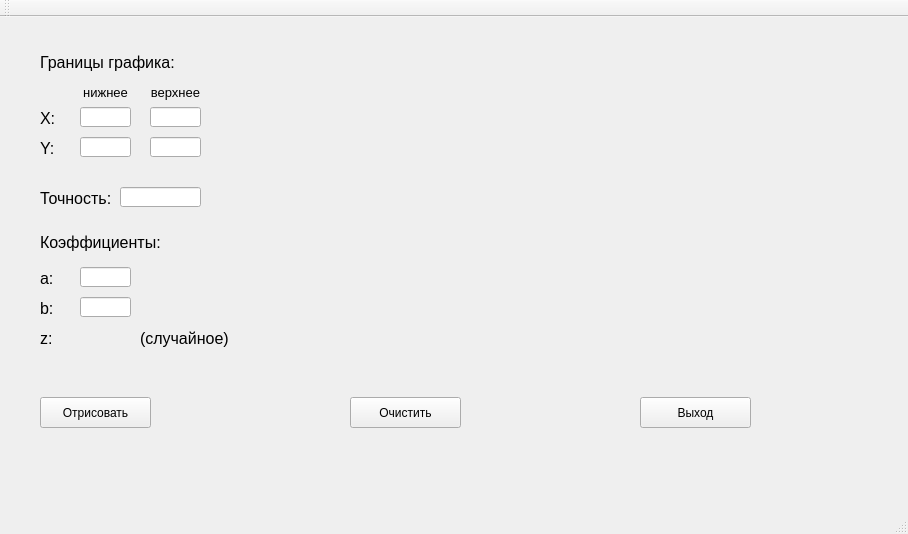
<?xml version="1.0" encoding="UTF-8"?>
<ui version="4.0">
 <class>MainWindow</class>
 <widget class="QMainWindow" name="MainWindow">
  <property name="geometry">
   <rect>
    <x>0</x>
    <y>0</y>
    <width>908</width>
    <height>534</height>
   </rect>
  </property>
  <property name="windowTitle">
   <string>MainWindow</string>
  </property>
  <widget class="QWidget" name="centralWidget">
   <widget class="QLineEdit" name="inputLeftX">
    <property name="geometry">
     <rect>
      <x>80</x>
      <y>90</y>
      <width>51</width>
      <height>20</height>
     </rect>
    </property>
   </widget>
   <widget class="QLineEdit" name="inputRightX">
    <property name="geometry">
     <rect>
      <x>150</x>
      <y>90</y>
      <width>51</width>
      <height>20</height>
     </rect>
    </property>
   </widget>
   <widget class="QLabel" name="label">
    <property name="geometry">
     <rect>
      <x>40</x>
      <y>30</y>
      <width>141</width>
      <height>31</height>
     </rect>
    </property>
    <property name="font">
     <font>
      <pointsize>12</pointsize>
     </font>
    </property>
    <property name="text">
     <string>Границы графика:</string>
    </property>
    <property name="alignment">
     <set>Qt::AlignLeading|Qt::AlignLeft|Qt::AlignVCenter</set>
    </property>
   </widget>
   <widget class="QLabel" name="label_2">
    <property name="geometry">
     <rect>
      <x>40</x>
      <y>80</y>
      <width>31</width>
      <height>31</height>
     </rect>
    </property>
    <property name="font">
     <font>
      <pointsize>12</pointsize>
     </font>
    </property>
    <property name="text">
     <string>X:</string>
    </property>
    <property name="alignment">
     <set>Qt::AlignBottom|Qt::AlignLeading|Qt::AlignLeft</set>
    </property>
   </widget>
   <widget class="QLabel" name="label_3">
    <property name="geometry">
     <rect>
      <x>80</x>
      <y>60</y>
      <width>51</width>
      <height>31</height>
     </rect>
    </property>
    <property name="font">
     <font>
      <pointsize>10</pointsize>
     </font>
    </property>
    <property name="text">
     <string>нижнее</string>
    </property>
    <property name="alignment">
     <set>Qt::AlignCenter</set>
    </property>
   </widget>
   <widget class="QLabel" name="label_4">
    <property name="geometry">
     <rect>
      <x>150</x>
      <y>60</y>
      <width>51</width>
      <height>31</height>
     </rect>
    </property>
    <property name="font">
     <font>
      <pointsize>10</pointsize>
     </font>
    </property>
    <property name="text">
     <string>верхнее</string>
    </property>
    <property name="alignment">
     <set>Qt::AlignCenter</set>
    </property>
   </widget>
   <widget class="QLineEdit" name="inputRightY">
    <property name="geometry">
     <rect>
      <x>150</x>
      <y>120</y>
      <width>51</width>
      <height>20</height>
     </rect>
    </property>
   </widget>
   <widget class="QLabel" name="label_5">
    <property name="geometry">
     <rect>
      <x>40</x>
      <y>110</y>
      <width>31</width>
      <height>31</height>
     </rect>
    </property>
    <property name="font">
     <font>
      <pointsize>12</pointsize>
     </font>
    </property>
    <property name="text">
     <string>Y:</string>
    </property>
    <property name="alignment">
     <set>Qt::AlignBottom|Qt::AlignLeading|Qt::AlignLeft</set>
    </property>
   </widget>
   <widget class="QLineEdit" name="inputLeftY">
    <property name="geometry">
     <rect>
      <x>80</x>
      <y>120</y>
      <width>51</width>
      <height>20</height>
     </rect>
    </property>
   </widget>
   <widget class="QLabel" name="label_6">
    <property name="geometry">
     <rect>
      <x>40</x>
      <y>160</y>
      <width>81</width>
      <height>31</height>
     </rect>
    </property>
    <property name="font">
     <font>
      <pointsize>12</pointsize>
     </font>
    </property>
    <property name="text">
     <string>Точность:</string>
    </property>
    <property name="alignment">
     <set>Qt::AlignBottom|Qt::AlignLeading|Qt::AlignLeft</set>
    </property>
   </widget>
   <widget class="QLineEdit" name="inputAccuracy">
    <property name="geometry">
     <rect>
      <x>120</x>
      <y>170</y>
      <width>81</width>
      <height>20</height>
     </rect>
    </property>
   </widget>
   <widget class="QLabel" name="label_7">
    <property name="geometry">
     <rect>
      <x>40</x>
      <y>270</y>
      <width>31</width>
      <height>31</height>
     </rect>
    </property>
    <property name="font">
     <font>
      <pointsize>12</pointsize>
     </font>
    </property>
    <property name="text">
     <string>b:</string>
    </property>
    <property name="alignment">
     <set>Qt::AlignBottom|Qt::AlignLeading|Qt::AlignLeft</set>
    </property>
   </widget>
   <widget class="QLabel" name="label_8">
    <property name="geometry">
     <rect>
      <x>40</x>
      <y>240</y>
      <width>31</width>
      <height>31</height>
     </rect>
    </property>
    <property name="font">
     <font>
      <pointsize>12</pointsize>
     </font>
    </property>
    <property name="text">
     <string>a:</string>
    </property>
    <property name="alignment">
     <set>Qt::AlignBottom|Qt::AlignLeading|Qt::AlignLeft</set>
    </property>
   </widget>
   <widget class="QLineEdit" name="InputB">
    <property name="geometry">
     <rect>
      <x>80</x>
      <y>280</y>
      <width>51</width>
      <height>20</height>
     </rect>
    </property>
   </widget>
   <widget class="QLineEdit" name="inputA">
    <property name="geometry">
     <rect>
      <x>80</x>
      <y>250</y>
      <width>51</width>
      <height>20</height>
     </rect>
    </property>
   </widget>
   <widget class="QLabel" name="label_9">
    <property name="geometry">
     <rect>
      <x>40</x>
      <y>300</y>
      <width>31</width>
      <height>31</height>
     </rect>
    </property>
    <property name="font">
     <font>
      <pointsize>12</pointsize>
     </font>
    </property>
    <property name="text">
     <string>z:</string>
    </property>
    <property name="alignment">
     <set>Qt::AlignBottom|Qt::AlignLeading|Qt::AlignLeft</set>
    </property>
   </widget>
   <widget class="QLabel" name="label_10">
    <property name="geometry">
     <rect>
      <x>40</x>
      <y>210</y>
      <width>121</width>
      <height>31</height>
     </rect>
    </property>
    <property name="font">
     <font>
      <pointsize>12</pointsize>
     </font>
    </property>
    <property name="text">
     <string>Коэффициенты:</string>
    </property>
    <property name="alignment">
     <set>Qt::AlignLeading|Qt::AlignLeft|Qt::AlignVCenter</set>
    </property>
   </widget>
   <widget class="QPushButton" name="draw">
    <property name="geometry">
     <rect>
      <x>40</x>
      <y>380</y>
      <width>111</width>
      <height>31</height>
     </rect>
    </property>
    <property name="text">
     <string>Отрисовать</string>
    </property>
   </widget>
   <widget class="QPushButton" name="clear">
    <property name="geometry">
     <rect>
      <x>350</x>
      <y>380</y>
      <width>111</width>
      <height>31</height>
     </rect>
    </property>
    <property name="text">
     <string>Очистить</string>
    </property>
   </widget>
   <widget class="QPushButton" name="exit">
    <property name="geometry">
     <rect>
      <x>640</x>
      <y>380</y>
      <width>111</width>
      <height>31</height>
     </rect>
    </property>
    <property name="text">
     <string>Выход</string>
    </property>
   </widget>
   <widget class="QLabel" name="outputGraph">
    <property name="geometry">
     <rect>
      <x>330</x>
      <y>20</y>
      <width>540</width>
      <height>340</height>
     </rect>
    </property>
    <property name="text">
     <string/>
    </property>
   </widget>
   <widget class="QLabel" name="z_out">
    <property name="geometry">
     <rect>
      <x>80</x>
      <y>310</y>
      <width>51</width>
      <height>21</height>
     </rect>
    </property>
    <property name="font">
     <font>
      <pointsize>12</pointsize>
     </font>
    </property>
    <property name="text">
     <string/>
    </property>
    <property name="alignment">
     <set>Qt::AlignBottom|Qt::AlignLeading|Qt::AlignLeft</set>
    </property>
   </widget>
   <widget class="QLabel" name="label_11">
    <property name="geometry">
     <rect>
      <x>140</x>
      <y>300</y>
      <width>91</width>
      <height>31</height>
     </rect>
    </property>
    <property name="font">
     <font>
      <pointsize>12</pointsize>
     </font>
    </property>
    <property name="text">
     <string>(случайное)</string>
    </property>
    <property name="alignment">
     <set>Qt::AlignBottom|Qt::AlignLeading|Qt::AlignLeft</set>
    </property>
   </widget>
  </widget>
  <widget class="QMenuBar" name="menuBar">
   <property name="geometry">
    <rect>
     <x>0</x>
     <y>0</y>
     <width>908</width>
     <height>31</height>
    </rect>
   </property>
  </widget>
  <widget class="QToolBar" name="mainToolBar">
   <attribute name="toolBarArea">
    <enum>TopToolBarArea</enum>
   </attribute>
   <attribute name="toolBarBreak">
    <bool>false</bool>
   </attribute>
  </widget>
  <widget class="QStatusBar" name="statusBar"/>
 </widget>
 <layoutdefault spacing="6" margin="11"/>
 <resources/>
 <connections/>
</ui>
